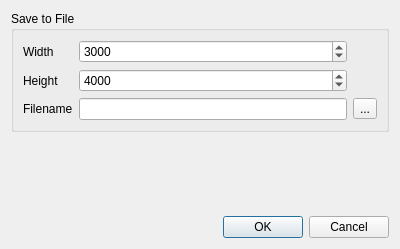
<?xml version="1.0" encoding="UTF-8"?>
<ui version="4.0">
 <class>GUISaveFileToPNG</class>
 <widget class="QDialog" name="GUISaveFileToPNG">
  <property name="geometry">
   <rect>
    <x>0</x>
    <y>0</y>
    <width>400</width>
    <height>249</height>
   </rect>
  </property>
  <property name="windowTitle">
   <string>Dialog</string>
  </property>
  <layout class="QVBoxLayout" name="verticalLayout">
   <item>
    <widget class="QGroupBox" name="groupBox">
     <property name="title">
      <string>Save to File</string>
     </property>
     <layout class="QGridLayout" name="gridLayout">
      <item row="4" column="3">
       <widget class="QToolButton" name="toolButton_choose_file">
        <property name="text">
         <string>...</string>
        </property>
       </widget>
      </item>
      <item row="0" column="0">
       <widget class="QLabel" name="label">
        <property name="text">
         <string>Width</string>
        </property>
       </widget>
      </item>
      <item row="4" column="0">
       <widget class="QLabel" name="label_3">
        <property name="text">
         <string>Filename</string>
        </property>
       </widget>
      </item>
      <item row="3" column="0">
       <widget class="QLabel" name="label_2">
        <property name="text">
         <string>Height</string>
        </property>
       </widget>
      </item>
      <item row="0" column="1">
       <widget class="QSpinBox" name="spinBox_width">
        <property name="maximum">
         <number>100000</number>
        </property>
        <property name="singleStep">
         <number>10</number>
        </property>
        <property name="value">
         <number>3000</number>
        </property>
       </widget>
      </item>
      <item row="3" column="1">
       <widget class="QSpinBox" name="spinBox_height">
        <property name="minimum">
         <number>10</number>
        </property>
        <property name="maximum">
         <number>100000</number>
        </property>
        <property name="singleStep">
         <number>10</number>
        </property>
        <property name="value">
         <number>4000</number>
        </property>
       </widget>
      </item>
      <item row="4" column="1">
       <widget class="QLineEdit" name="lineEdit_filename"/>
      </item>
     </layout>
    </widget>
   </item>
   <item>
    <spacer name="verticalSpacer">
     <property name="orientation">
      <enum>Qt::Vertical</enum>
     </property>
     <property name="sizeHint" stdset="0">
      <size>
       <width>20</width>
       <height>40</height>
      </size>
     </property>
    </spacer>
   </item>
   <item>
    <widget class="QDialogButtonBox" name="buttonBox">
     <property name="orientation">
      <enum>Qt::Horizontal</enum>
     </property>
     <property name="standardButtons">
      <set>QDialogButtonBox::Cancel|QDialogButtonBox::Ok</set>
     </property>
    </widget>
   </item>
  </layout>
 </widget>
 <resources/>
 <connections>
  <connection>
   <sender>buttonBox</sender>
   <signal>accepted()</signal>
   <receiver>GUISaveFileToPNG</receiver>
   <slot>accept()</slot>
   <hints>
    <hint type="sourcelabel">
     <x>248</x>
     <y>254</y>
    </hint>
    <hint type="destinationlabel">
     <x>157</x>
     <y>274</y>
    </hint>
   </hints>
  </connection>
  <connection>
   <sender>buttonBox</sender>
   <signal>rejected()</signal>
   <receiver>GUISaveFileToPNG</receiver>
   <slot>reject()</slot>
   <hints>
    <hint type="sourcelabel">
     <x>316</x>
     <y>260</y>
    </hint>
    <hint type="destinationlabel">
     <x>286</x>
     <y>274</y>
    </hint>
   </hints>
  </connection>
 </connections>
</ui>
